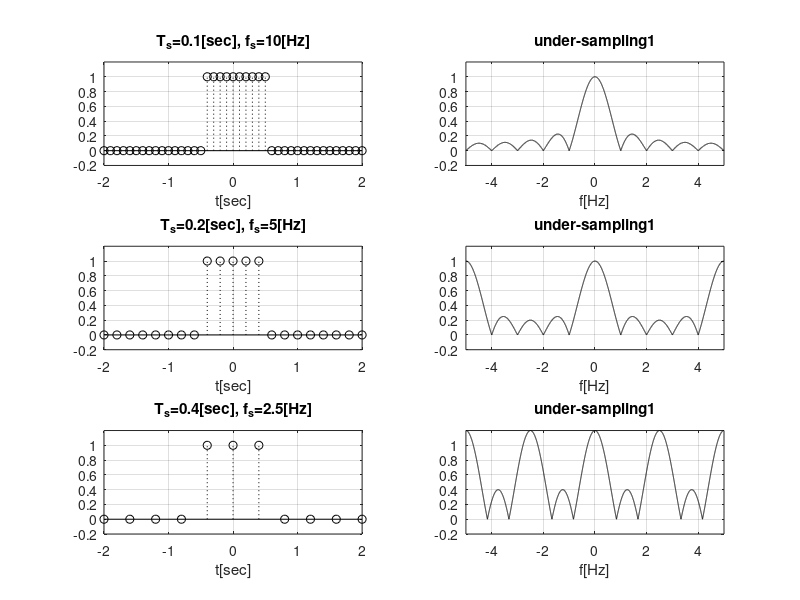

Write the MATLAB code that produced this figure.
clear all; clc;

for n=1:1:3
 m=power(2,n-1);
 Ts=0.1*m;
 t=[-2:Ts:2];

 
 
 x = (t>-0.5)&(t<=0.5); % 시간 신호 생성
 subplot(3,2,2*n-1); stem(t, x, 'k:');
 grid on; ylim([-0.2 1.2]); xlabel('t[sec]');
 title(['T_s=', num2str(Ts), '[sec], f_s=', num2str(1/Ts), '[Hz]']);
 f=[-5:0.001:5];
 
 
 X = x*exp(-1j*(t'/Ts)*2*pi*f*Ts)*Ts;% 푸리에 변환
 subplot(3,2,2*n); plot(f, abs(X), 'k');
 grid on; xlim([-5 5]); ylim([-0.2 1.2]);
 xlabel('f[Hz]'); title('under-sampling1');
end
